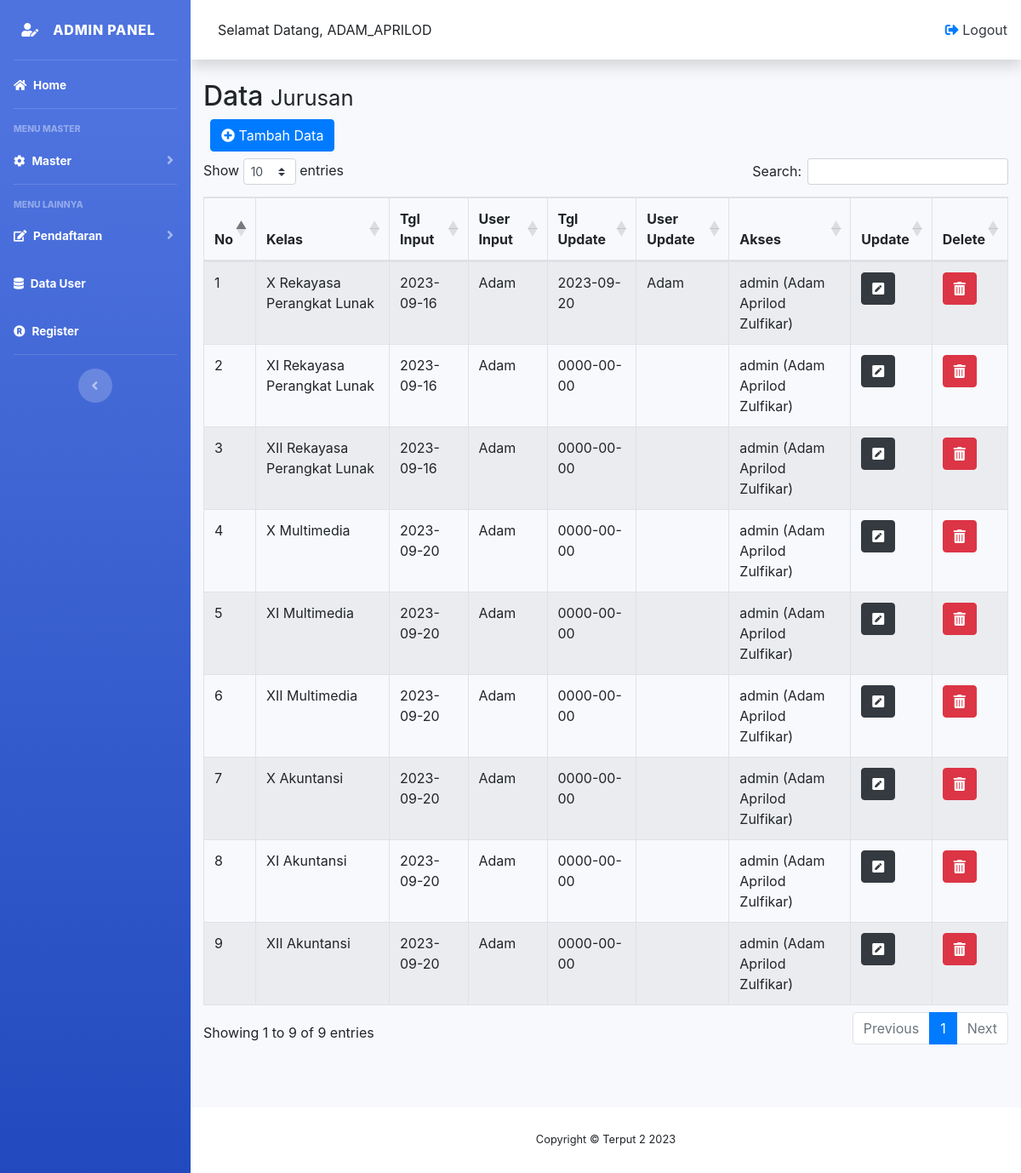
/panel/admin/data_jurusan.php (signed in), run on the app's committed database.
### tables this page shows
CREATE TABLE `jurusan` (
  `id_jurusan` varchar(5) NOT NULL,
  `nama_jurusan` varchar(50) DEFAULT NULL,
  `id_jenjang` varchar(5) DEFAULT NULL,
  `tgl_input` date DEFAULT NULL,
  `user_input` varchar(10) DEFAULT NULL,
  `tgl_update` date DEFAULT NULL,
  `user_update` varchar(10) DEFAULT NULL,
  `id_user` int(11) DEFAULT NULL
);

### panel/admin/data_jurusan.php (the view, shortened to what this page needs)
<?php include "header.php";
?>
<link rel="stylesheet" href="https://cdnjs.cloudflare.com/ajax/libs/twitter-bootstrap/4.5.2/css/bootstrap.css">
<link rel="stylesheet" href="https://cdn.datatables.net/1.13.6/css/dataTables.bootstrap4.min.css">
<body id="page-top">
    <div class="container">
        <div class="x_title">
            <h2>Data <small>Jurusan</small></h2>
    </div>
    <div class="text-muted font-12 m-b-30 mb-2">
        <a href="form_jurusan.php" type="button" class="btn btn-round btn-primary ml-2"><i class="fa fa-plus-circle" aria-hidden="true"></i> Tambah Data</a>
    </div>
    <table id="example" class="table table-striped table-bordered" style="width:100%">
        <thead>
            <tr>
                <th>No</th>
                <th>Kelas</th>
                <th>Tgl Input</th>
                <th>User Input</th>
                <th>Tgl Update</th>
                <th>User Update</th>
                <th>Akses</th>
                <th>Update</th>
                <th>Delete</th>
            </tr>
        </thead>
        <tbody>
        <?php
            include 'conn.php';
            $no = 1;
            $query = "SELECT id_jurusan, CONCAT(jenjang.nama_jenjang,' ',jurusan.nama_jurusan) as kelas, jurusan.tgl_input,jurusan.user_input,jurusan.tgl_update,jurusan.user_update,CONCAT(user.hak_akses,' (',user.nama,')') as akses
            FROM jurusan
            LEFT JOIN jenjang
            ON jurusan.id_jenjang = jenjang.id_jenjang LEFT JOIN user ON jurusan.id_user = user.id_user";
            $sql = mysqli_query($conn, $query);
            while ($data = mysqli_fetch_assoc($sql)) {
            ?>
                <tr>
                    <td><?= $no++; ?></td>
                    <td><?= $data['kelas']; ?></td>
                    <td><?= $data['tgl_input']; ?></td>
                    <td><?= $data['user_input']; ?></td>
                    <td><?= $data['tgl_update']; ?></td>
                    <td><?= $data['user_update']; ?></td>
                    <td><?= $data['akses']; ?></td>
                    <td><a class="btn btn-dark" type="button" href="edit_jurusan.php?id_jurusan=<?= $data['id_jurusan']; ?>"><i class="fas fa-pen-square" style="color: #ffffff;"></i></a></td>
                    <td><a class="btn btn-danger" type="button" onclick="return confirm('Data akan di Hapus?')" href="hapus_jurusan.php?id_jurusan=<?= $data['id_jurusan']; ?>"><i class="fas fa-trash-alt" aria-hidden="true"></i></a></td>
                </tr>
        <?php
        }
        ?>
        </tbody>
    </table><br><br><br>
    </div>
<?php include "footer.php";?>

### data on the page
jurusan: kelas "X Rekayasa Perangkat Lunak", tgl_input "2023-09-16", user_input "Adam", tgl_update "2023-09-20", user_update "Adam", akses "admin (Adam Aprilod Zulfikar)"
jurusan: kelas "XI Rekayasa Perangkat Lunak", tgl_input "2023-09-16", user_input "Adam", tgl_update "0000-00-00", akses "admin (Adam Aprilod Zulfikar)"
jurusan: kelas "XII Rekayasa Perangkat Lunak", tgl_input "2023-09-16", user_input "Adam", tgl_update "0000-00-00", akses "admin (Adam Aprilod Zulfikar)"
jurusan: kelas "X Multimedia", tgl_input "2023-09-20", user_input "Adam", tgl_update "0000-00-00", akses "admin (Adam Aprilod Zulfikar)"
jurusan: kelas "XI Multimedia", tgl_input "2023-09-20", user_input "Adam", tgl_update "0000-00-00", akses "admin (Adam Aprilod Zulfikar)"
jurusan: kelas "XII Multimedia", tgl_input "2023-09-20", user_input "Adam", tgl_update "0000-00-00", akses "admin (Adam Aprilod Zulfikar)"
jurusan: kelas "X Akuntansi", tgl_input "2023-09-20", user_input "Adam", tgl_update "0000-00-00", akses "admin (Adam Aprilod Zulfikar)"
jurusan: kelas "XI Akuntansi", tgl_input "2023-09-20", user_input "Adam", tgl_update "0000-00-00", akses "admin (Adam Aprilod Zulfikar)"
jurusan: kelas "XII Akuntansi", tgl_input "2023-09-20", user_input "Adam", tgl_update "0000-00-00", akses "admin (Adam Aprilod Zulfikar)"

### other printed values
$_SESSION['username'] "ADAM_APRILOD"
